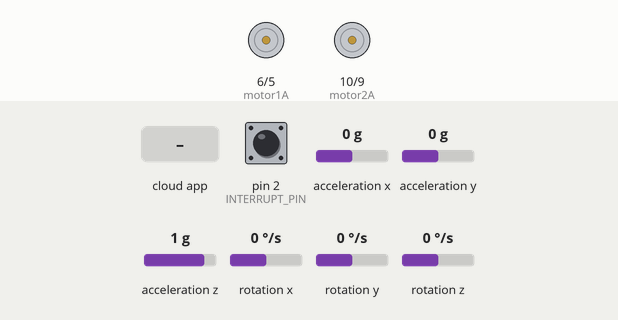
Bench run of a sketch on a simulated Arduino Uno, built with avr-gcc and run on an emulated ATmega328P. Shown: motor-driver pin pairs drawn as motors (green arrow = first pin HIGH = forward, orange = second pin HIGH = backward, longer = more drive). The test bench sets the inputs (shaded band); at power-on: pin 2 (INTERRUPT_PIN) LOW, acceleration x 0 g, acceleration y 0 g, acceleration z 1 g, rotation x 0 °/s, rotation y 0 °/s, rotation z 0 °/s. The ROS host is connected and sends only what is stated; the sensor or clock chip raises its interrupt line as the real part does.

Above: at 1.7 s.
1.8 s: the phone or cloud app sets linear.x to -100
At 2.4 s:
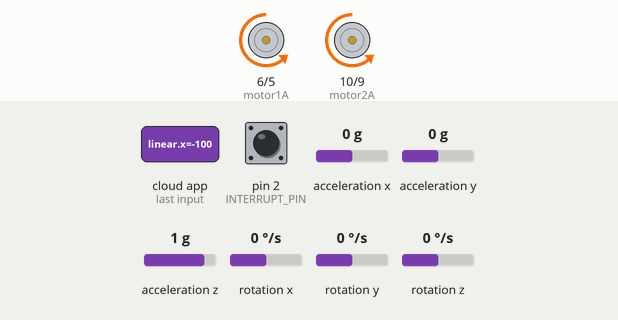
3.3 s: the phone or cloud app sets angular.z to -100
At 4.5 s:
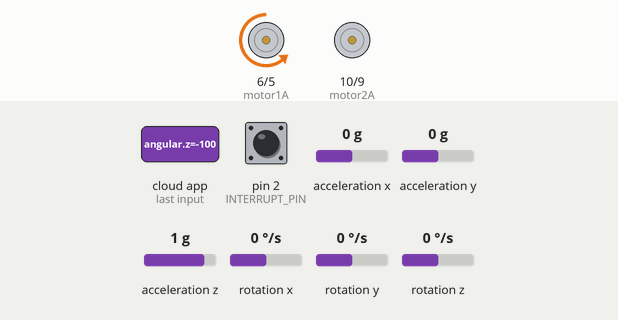
4.8 s: the phone or cloud app sets linear.x to 0
At 5.8 s:
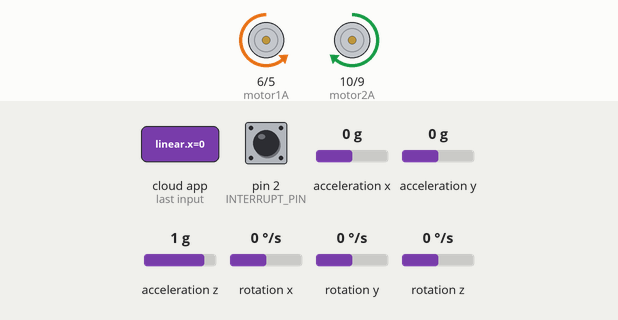
6.3 s: the phone or cloud app sets angular.z to 100
At 7.4 s:
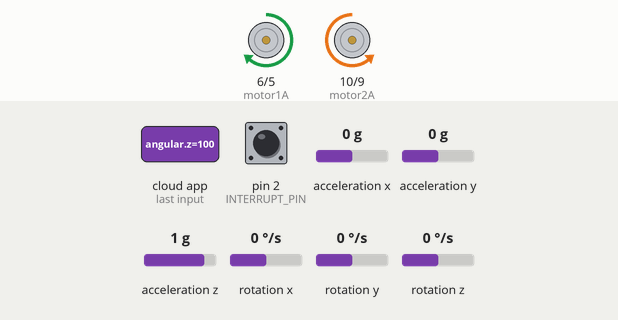
7.8 s: the phone or cloud app sets linear.x to 100
At 8.4 s:
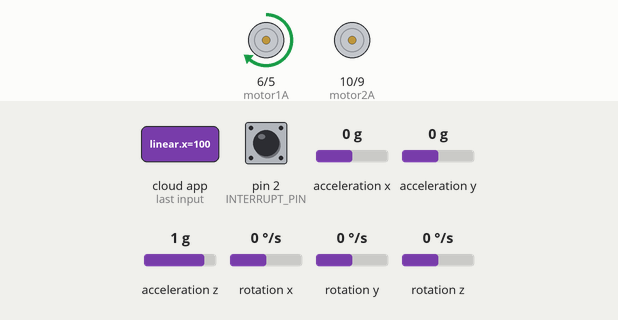
9.3 s: the phone or cloud app sets angular.z to 0
At 10.7 s:
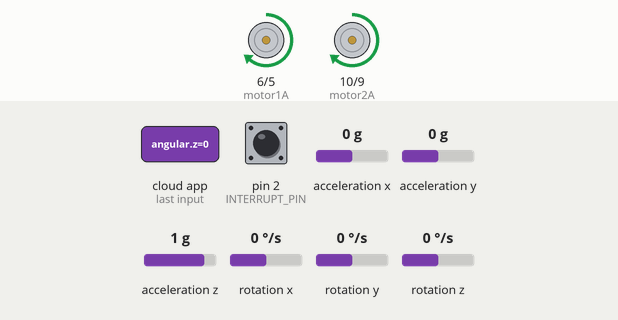
Timing chart, 0 to 11.8 s (numbered marks = the images above; inputs shaded):
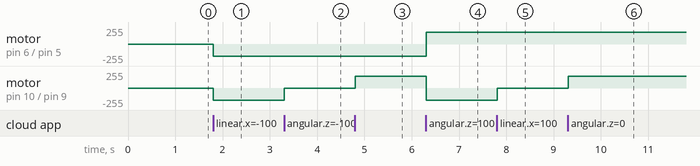

The sketch:

The_working_telop_code_.ino
```cpp
#include "ros.h"
#include <geometry_msgs/Twist.h>
#include <geometry_msgs/Quaternion.h>
#include "I2Cdev.h"
#include "MPU6050_6Axis_MotionApps612.h"
#include "Wire.h"

MPU6050 mpu;

#define INTERRUPT_PIN 2  // use pin 2 on Arduino Uno & most boards

// MPU control/status vars
bool dmpReady = false;  // set true if DMP init was successful
uint8_t mpuIntStatus;   // holds actual interrupt status byte from MPU
uint8_t devStatus;      // return status after each device operation (0 = success, !0 = error)
uint16_t packetSize;    // expected DMP packet size (default is 42 bytes)
uint16_t fifoCount;     // count of all bytes currently in FIFO
uint8_t fifoBuffer[64]; // FIFO storage buffer

// orientation/motion vars
Quaternion q;           // [w, x, y, z]         quaternion container

volatile bool mpuInterrupt = false;     // indicates whether MPU interrupt pin has gone high
void dmpDataReady() {
  mpuInterrupt = true;
}

float wheel1;
float wheel2;
float wheel1_pwm;
float wheel2_pwm;
float demandx;
float demandz;
float speed_act_left; // actual left wheel speed in m/s
float speed_act_right; // actual right wheel speed in m/s

int motor1A = 6, motor1B = 5;
int motor2A = 10, motor2B = 9;


// ** ROS callback & subscriber **
void velCallback(  const geometry_msgs::Twist& vel)
{
  demandx = vel.linear.x; // m/s
  demandz = vel.angular.z; // rad/s
}

ros::NodeHandle nh;
geometry_msgs::Quaternion quat_msg;
ros::Publisher quat_publisher("imu_quaternion", &quat_msg);
ros::Subscriber<geometry_msgs::Twist> sub("cmd_vel_arduino" , velCallback);     //create a subscriber for ROS cmd_vel topic

// ** Setup **
void setup() {

  Wire.begin();
  Wire.setClock(400000); // 400kHz I2C clock. Comment this line if having compilation difficulties
  mpu.initialize();
  pinMode(INTERRUPT_PIN, INPUT);
  devStatus = mpu.dmpInitialize();

  // supply your own gyro offsets here, scaled for min sensitivity
  mpu.setXGyroOffset(38);
  mpu.setYGyroOffset(-76);
  mpu.setZGyroOffset(14);
  mpu.setXAccelOffset(2497);
  mpu.setYAccelOffset(1271);
  mpu.setZAccelOffset(1545);

  // make sure it worked (returns 0 if so)
  if (devStatus == 0) {
    // Calibration Time: generate offsets and calibrate our MPU6050
    mpu.CalibrateAccel(6);
    mpu.CalibrateGyro(6);
    mpu.setDMPEnabled(true);

    attachInterrupt(digitalPinToInterrupt(INTERRUPT_PIN), dmpDataReady, RISING);
    mpuIntStatus = mpu.getIntStatus();
    dmpReady = true;

    // get expected DMP packet size for later comparison
    packetSize = mpu.dmpGetFIFOPacketSize();
  }

  //  nh.getHardware()->setBaud(115200);/
  nh.initNode();              // init ROS
  nh.subscribe(sub);          // subscribe to cmd_vel
  nh.advertise(quat_publisher); // publisher for yaw angle


  pinMode(motor1A, OUTPUT);     // motor PWM pins
  pinMode(motor1B, OUTPUT);
  pinMode(motor2A, OUTPUT);
  pinMode(motor2B, OUTPUT);

}
void loop() {
  nh.spinOnce();        // make sure we listen for ROS messages and activate the callback if there is one

  // if programming failed, don't try to do anything
  if (dmpReady) {
    // read a packet from FIFO
    if (mpu.dmpGetCurrentFIFOPacket(fifoBuffer)) { // Get the Latest packet
      nh.spinOnce();        // make sure we listen for ROS messages and activate the callback if there is one
      mpu.dmpGetQuaternion(&q, fifoBuffer);
      nh.spinOnce();        // make sure we listen for ROS messages and activate the callback if there is one
      quat_msg.x = q.x;
      quat_msg.y = q.y;
      quat_msg.z = q.z;
      quat_msg.w = q.w;
      quat_publisher.publish(&quat_msg);
    }
  }

  nh.spinOnce();        // make sure we listen for ROS messages and activate the callback if there is one

  // work out the two values for differential drive of each wheel
  wheel1 = demandx + (demandz);
  wheel2 = demandx - (demandz);
  wheel1 = constrain(wheel1, -0.5, 0.5); //0.5(or -0.5)m/s calculated max speed of the motor
  wheel2 = constrain(wheel2, -0.5, 0.5);
  // mapping from m/s to pwm
  wheel1_pwm = (abs(wheel1) * 180) / 0.5;
  wheel2_pwm = (abs(wheel2) * 180) / 0.5;
  // drive motors
  if (wheel1 > 0) {
    analogWrite(motor1A, wheel1_pwm);
    analogWrite(motor1B, 0);
    // analogWrite(3, wheel1_pwm); TO BE ADDED IF WE NEED AN ARDUINO PIN FOR EACH MOTOR
    //analogWrite(5, 0);
  }
  else if (wheel1 < 0) {
    analogWrite(motor1B, wheel1_pwm);
    analogWrite(motor1A, 0);
  }
  else {
    analogWrite(motor1A, 0);
    analogWrite(motor1B, 0);
  }
  // other motor
  if (wheel2 < 0) {
    analogWrite(motor2B, wheel2_pwm);
    analogWrite(motor2A, 0);
  }
  else if (wheel2 > -0) {
    analogWrite(motor2A, wheel2_pwm);
    analogWrite(motor2B, 0);
  }
  else {
    analogWrite(motor2A, 0);
    analogWrite(motor2B, 0);
  }

  nh.spinOnce();        // make sure we listen for ROS messages and activate the callback if there is one
} // end of main loop
```

Measured:
- after the input at 1.8 s, motor on pin 6 (motor1A) / pin 5 (motor1B), motor on pin 10 (motor2A) / pin 9 (motor2B): stopped → backward 180/255 at once
- after the input at 3.3 s, motor on pin 10 (motor2A) / pin 9 (motor2B): backward 180/255 → stopped at once
- after the input at 4.8 s, motor on pin 10 (motor2A) / pin 9 (motor2B): stopped → forward 180/255 at once
- after the input at 6.3 s, motor on pin 6 (motor1A) / pin 5 (motor1B): backward 180/255 → forward 180/255 at once; motor on pin 10 (motor2A) / pin 9 (motor2B): forward 180/255 → backward 180/255 at once
- after the input at 7.8 s, motor on pin 10 (motor2A) / pin 9 (motor2B): backward 180/255 → stopped at once
- after the input at 9.3 s, motor on pin 10 (motor2A) / pin 9 (motor2B): stopped → forward 180/255 at once
